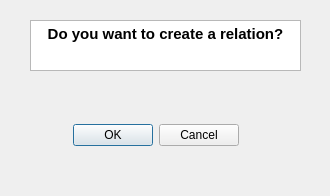
<?xml version="1.0" encoding="UTF-8"?>
<ui version="4.0">
 <class>AskDialog</class>
 <widget class="QDialog" name="AskDialog">
  <property name="geometry">
   <rect>
    <x>0</x>
    <y>0</y>
    <width>330</width>
    <height>196</height>
   </rect>
  </property>
  <property name="windowTitle">
   <string>Dialog</string>
  </property>
  <widget class="QDialogButtonBox" name="buttonBox">
   <property name="geometry">
    <rect>
     <x>-90</x>
     <y>110</y>
     <width>491</width>
     <height>51</height>
    </rect>
   </property>
   <property name="orientation">
    <enum>Qt::Horizontal</enum>
   </property>
   <property name="standardButtons">
    <set>QDialogButtonBox::Cancel|QDialogButtonBox::Ok</set>
   </property>
   <property name="centerButtons">
    <bool>true</bool>
   </property>
  </widget>
  <widget class="QTextEdit" name="textEdit">
   <property name="geometry">
    <rect>
     <x>30</x>
     <y>20</y>
     <width>271</width>
     <height>51</height>
    </rect>
   </property>
   <property name="html">
    <string>&lt;!DOCTYPE HTML PUBLIC &quot;-//W3C//DTD HTML 4.0//EN&quot; &quot;http://www.w3.org/TR/REC-html40/strict.dtd&quot;&gt;
&lt;html&gt;&lt;head&gt;&lt;meta name=&quot;qrichtext&quot; content=&quot;1&quot; /&gt;&lt;meta charset=&quot;utf-8&quot; /&gt;&lt;style type=&quot;text/css&quot;&gt;
p, li { white-space: pre-wrap; }
hr { height: 1px; border-width: 0; }
&lt;/style&gt;&lt;/head&gt;&lt;body style=&quot; font-family:'Cantarell'; font-size:11pt; font-weight:400; font-style:normal;&quot;&gt;
&lt;p align=&quot;center&quot; style=&quot; margin-top:0px; margin-bottom:0px; margin-left:0px; margin-right:0px; -qt-block-indent:0; text-indent:0px;&quot;&gt;&lt;span style=&quot; font-weight:700;&quot;&gt;Do you want to create a relation?&lt;/span&gt;&lt;/p&gt;&lt;/body&gt;&lt;/html&gt;</string>
   </property>
  </widget>
 </widget>
 <resources/>
 <connections>
  <connection>
   <sender>buttonBox</sender>
   <signal>accepted()</signal>
   <receiver>AskDialog</receiver>
   <slot>accept()</slot>
   <hints>
    <hint type="sourcelabel">
     <x>248</x>
     <y>254</y>
    </hint>
    <hint type="destinationlabel">
     <x>157</x>
     <y>274</y>
    </hint>
   </hints>
  </connection>
  <connection>
   <sender>buttonBox</sender>
   <signal>rejected()</signal>
   <receiver>AskDialog</receiver>
   <slot>reject()</slot>
   <hints>
    <hint type="sourcelabel">
     <x>316</x>
     <y>260</y>
    </hint>
    <hint type="destinationlabel">
     <x>286</x>
     <y>274</y>
    </hint>
   </hints>
  </connection>
 </connections>
</ui>
